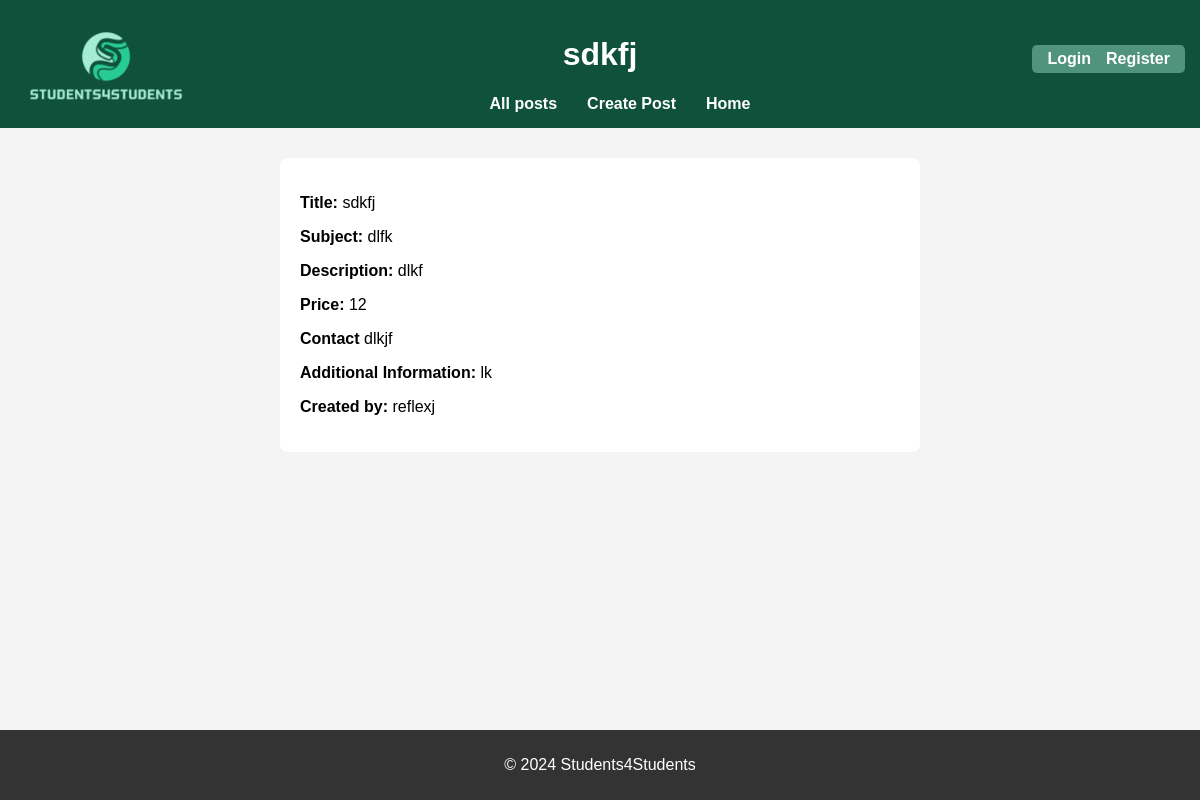
/request/1, run on an earlier commit of the app's database.
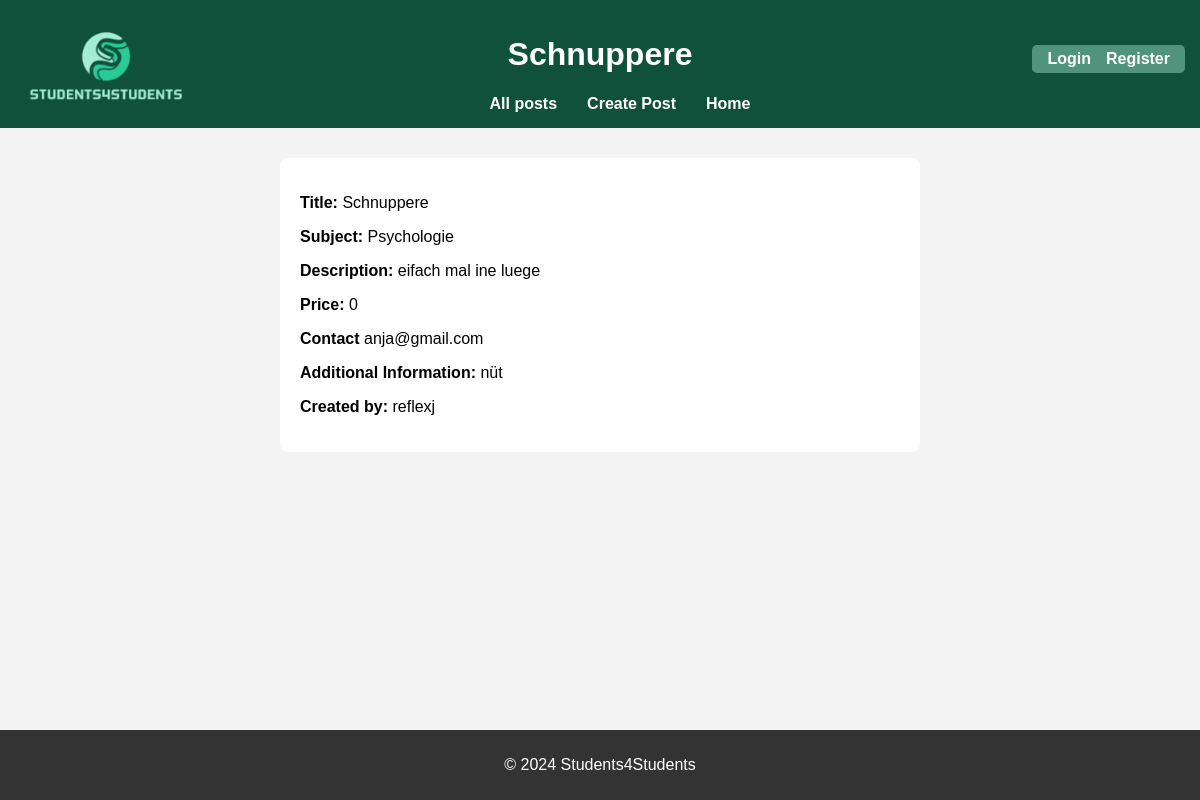
And on a later commit of the database.
### app.py (models this page shows, shortened)
class RequestPost(db.Model):
    id = db.Column(db.Integer, primary_key=True)
    title = db.Column(db.String(100), nullable=False)
    description = db.Column(db.String(200), nullable=False)
    subject = db.Column(db.String(100), nullable=False)
    price = db.Column(db.String(100), nullable=False)
    additional_information = db.Column(db.String(200), nullable=True)
    contact =db.Column(db.String(100), nullable = False)
    user_id = db.Column(db.Integer, db.ForeignKey('user.id'), nullable=False)
    user = db.relationship('User', backref=db.backref('requests', lazy=True))

### app.py (the view)
@app.route('/request/<int:request_id>')
def request_detail(request_id):
    request_post = RequestPost.query.get_or_404(request_id)
    return render_template('request_detail.html', request=request_post)

### templates/request_detail.html (shortened to what this page needs)
<!DOCTYPE html>
<html lang="en">
<head>
    <link rel="stylesheet" href="{{ url_for('static', filename='style.css') }}">
</head>
<body>
    <header>
        <a href="/">
            <img src="{{ url_for('static', filename='images/logo.png') }}" alt="Website Logo" id="logo">
        </a>
        <h1>{{ request.title }}</h1>
        <nav>
            <ul>
                <li><a href="/allposts">All posts</a></li>
                <li><a href="/createpost">Create Post</a></li>
                <li><a href="/">Home</a></li>
            </ul>
        </nav>
        <section class="auth-links">
            {% if current_user.is_authenticated %}
                <a href="/profile">Your Profile</a>
                <a href="{{ url_for('logout') }}">Logout</a>
            {% else %}
                <a href="{{ url_for('login') }}">Login</a>
                <a href="{{ url_for('register') }}">Register</a>
            {% endif %}
        </section>
    </header>
    <main>
        <form>
            <p><strong>Title:</strong> {{ request.title }}</p>
            <p><strong>Subject:</strong> {{ request.subject }}</p>
            <p><strong>Description:</strong> {{ request.description }}</p>
            <p><strong>Price:</strong> {{ request.price }}</p>
            <p><strong>Contact</strong> {{ request.contact  }}</p>
            <p><strong>Additional Information:</strong> {{ request.additional_information }}</p>
            <p><strong>Created by:</strong> {{ request.user.username }}</p>
        </form>
    </main>
    <footer>
        <p>&copy; 2024 Students4Students</p>
    </footer>
</body>
</html>

What changed in the data, as far as the page shows it:
changed RequestPost: title "sdkfj" → "Schnuppere"; subject "dlfk" → "Psychologie"; description "dlkf" → "eifach mal ine luege"; price "12" → "0"; contact "dlkjf" → "anja@gmail.com"; additional_information "lk" → "nüt"
